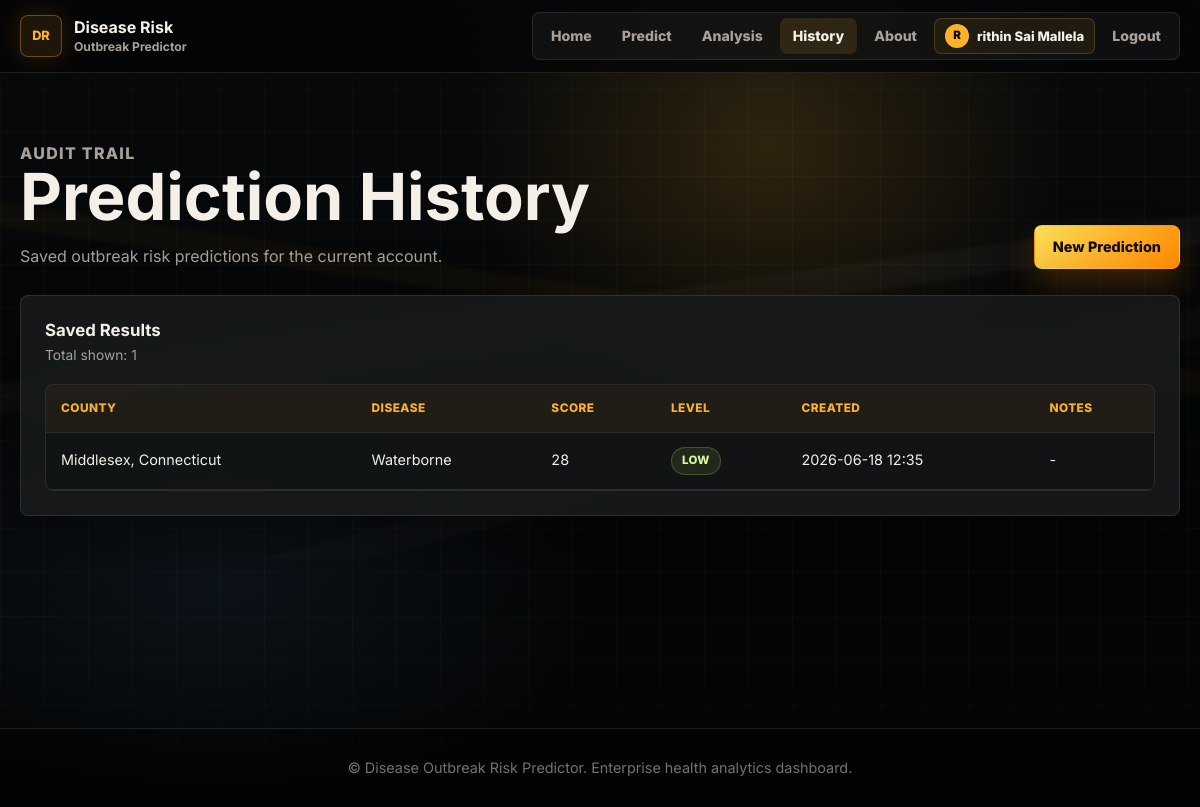
Screenshot of /history (signed in) with the database file from the repository.
### tables this page shows
CREATE TABLE users (
                id INTEGER PRIMARY KEY AUTOINCREMENT,
                name TEXT NOT NULL,
                email TEXT NOT NULL UNIQUE,
                password_hash TEXT NOT NULL,
                created_at TEXT NOT NULL
            , google_id TEXT, avatar_url TEXT, auth_provider TEXT NOT NULL DEFAULT 'password');

CREATE TABLE predictions (
                id INTEGER PRIMARY KEY AUTOINCREMENT,
                fips TEXT NOT NULL,
                state TEXT NOT NULL,
                county TEXT NOT NULL,
                disease_type TEXT NOT NULL,
                risk_score INTEGER NOT NULL,
                risk_level TEXT NOT NULL,
                notes TEXT,
                created_at TEXT NOT NULL
            , user_id INTEGER);

### app.py (the view)
@app.route("/history")
@login_required
def history():
    return render_template(
        "history.html",
        active_page="history",
        predictions=get_history(session.get("user_id")),
    )

### app.py (called while the page is built)
def get_history(user_id):
    with sqlite3.connect(DB_FILE) as conn:
        conn.row_factory = sqlite3.Row
        return conn.execute(
            "SELECT * FROM predictions WHERE user_id = ? ORDER BY id DESC LIMIT 50",
            (user_id,),
        ).fetchall()

def get_user_by_id(user_id):
    if not user_id:
        return None
    with sqlite3.connect(DB_FILE) as conn:
        conn.row_factory = sqlite3.Row
        return conn.execute("SELECT * FROM users WHERE id = ?", (user_id,)).fetchone()

def google_oauth_configured():
    client_id = get_google_client_id()
    client_secret = get_google_client_secret()
    placeholder_values = {
        "your-google-oauth-client-id.apps.googleusercontent.com",
        "your-google-oauth-client-secret",
    }
    return bool(client_id and client_secret) and client_id not in placeholder_values and client_secret not in placeholder_values

def get_google_client_id():
    return os.environ.get("GOOGLE_CLIENT_ID", "").strip()

def get_google_client_secret():
    return os.environ.get("GOOGLE_CLIENT_SECRET", "").strip()

@app.context_processor
def inject_current_user():
    return {
        "current_user": get_user_by_id(session.get("user_id")),
        "google_oauth_enabled": google_oauth_configured(),
    }

def login_required(view):
    @wraps(view)
    def wrapped_view(*args, **kwargs):
        if not session.get("user_id"):
            return redirect(url_for("signup", next=request.full_path))
        return view(*args, **kwargs)
    return wrapped_view

### templates/history.html
{% extends "base.html" %}
{% set title = "Prediction History" %}
{% block content %}
<main class="page">
    <div class="page-title page-title-row">
        <div>
            <p class="eyebrow">Audit trail</p>
            <h1>Prediction History</h1>
            <p>Saved outbreak risk predictions for the current account.</p>
        </div>
        <a class="btn primary" href="{{ url_for('predict') }}">New Prediction</a>
    </div>
    <section class="table-card">
        <div class="table-header">
            <div>
                <h2>Saved Results</h2>
                <p>Total shown: {{ predictions|length }}</p>
            </div>
        </div>
        {% if predictions %}
            <div class="table-wrap">
                <table>
                    <thead>
                        <tr>
                            <th>County</th>
                            <th>Disease</th>
                            <th>Score</th>
                            <th>Level</th>
                            <th>Created</th>
                            <th>Notes</th>
                        </tr>
                    </thead>
                    <tbody>
                        {% for item in predictions %}
                            <tr>
                                <td>{{ item["county"] }}, {{ item["state"] }}</td>
                                <td>{{ item["disease_type"] }}</td>
                                <td>{{ item["risk_score"] }}</td>
                                <td><span class="risk-pill {{ item['risk_level']|lower }}">{{ item["risk_level"] }}</span></td>
                                <td>{{ item["created_at"] }}</td>
                                <td>{{ item["notes"] or "-" }}</td>
                            </tr>
                        {% endfor %}
                    </tbody>
                </table>
            </div>
        {% else %}
            <div class="empty-state">
                <h2>No predictions found</h2>
                <p>Generate a prediction to see it here.</p>
                <a class="btn primary" href="{{ url_for('predict') }}">Predict Now</a>
            </div>
        {% endif %}
    </section>
</main>
{% endblock %}

### templates/base.html (shortened to what this page needs)
<!DOCTYPE html>
<html lang="en">
<head>
    <link rel="stylesheet" href="{{ url_for('static', filename='css/style.css') }}" />
</head>
<body>
    <header class="site-header">
        <nav class="navbar" aria-label="Main navigation">
            <a class="brand" href="{{ url_for('home') }}">
                <div class="brand-mark">DR</div>
                <div>
                    <strong>Disease Risk</strong>
                    <small>Outbreak Predictor</small>
                </div>
            </a>
            <div class="nav-links">
                {% if current_user %}
                    <a href="{{ url_for('home') }}" class="{{ 'active' if active_page == 'home' else '' }}"><span>Home</span></a>
                    <a href="{{ url_for('predict') }}" class="{{ 'active' if active_page == 'predict' else '' }}"><span>Predict</span></a>
                    <a href="{{ url_for('analysis') }}" class="{{ 'active' if active_page == 'analysis' else '' }}"><span>Analysis</span></a>
                    <a href="{{ url_for('history') }}" class="{{ 'active' if active_page == 'history' else '' }}"><span>History</span></a>
                    <a href="{{ url_for('about') }}" class="{{ 'active' if active_page == 'about' else '' }}"><span>About</span></a>
                    <span class="account-chip" title="{{ current_user.email }}">
                        {% if current_user.avatar_url %}
                            <img src="{{ current_user.avatar_url }}" alt="" />
                        {% else %}
                            <span class="account-initial">{{ current_user.name[:1]|upper }}</span>
                        {% endif %}
                        <span>{{ current_user.name }}</span>
                    </span>
                    <a href="{{ url_for('logout') }}"><span>Logout</span></a>
                {% else %}
                    <a href="{{ url_for('signin') }}" class="{{ 'active' if active_page == 'signin' else '' }}"><span>Sign In</span></a>
                    <a href="{{ url_for('signup') }}" class="{{ 'active' if active_page == 'signup' else '' }}"><span>Sign Up</span></a>
                {% endif %}
            </div>
        </nav>
    </header>
    <div class="app-shell">
        {% block content %}{% endblock %}
    </div>
    <footer class="footer">
        <p>&copy; Disease Outbreak Risk Predictor. Enterprise health analytics dashboard.</p>
    </footer>
</body>
</html>

### rows the page displays
users: name "R", name "rithin Sai Mallela"
predictions: county "Middlesex", state "Connecticut", disease_type "Waterborne", risk_score "28", risk_level "LOW", created_at "2026-06-18 12:35", notes "-"

### other values shown
{{ predictions|length }} "1"
